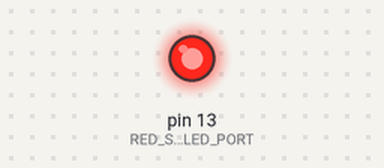
This sketch was run on a simulated Arduino Leonardo, built for the host (arithmetic inside an expression is 32-bit, double 64-bit). Parts: output pins drawn as LEDs (lit = HIGH). Dashed ring = blinking. What the sketch prints to the serial monitor is not drawn.

Above: at 0.6 s.
At 2.2 s:
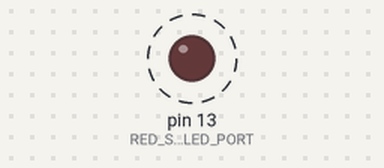
Timing chart, 0 to 3.3 s (numbered marks = the images above):
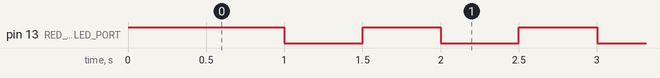

The sketch:

ir_play.ino
```cpp
int Ethernet_In_Use = 0;
int Reflector_In_Use = 1;

// ###################################### Begin Ethernet Related #############################
#include <SPI.h>
#include <Ethernet.h>
#include <EthernetUdp.h>

#define EthernetStartupDelay 500
#define ES1_RESET_PIN 11

// These local Mac and IP Address will be reassigned early in startup based on
// the device ID as set by address pins
byte mac[] = { 0xA8, 0x61, 0x0A, 0x67, 0x83, 0x6D };
String sMac = "A8:61:0A:67:83:6D";
IPAddress ip(172, 16, 1, 109);
String strMyIP = "172.16.1.109";

// Reflector
IPAddress reflectorIP(172, 16, 1, 10);
String strReflectorIP = "X.X.X.X";

// Arduino Due for Keystroke translation and Pixel Led driving
IPAddress targetIP(172, 16, 1, 110);
String strTargetIP = "X.X.X.X";

// Computer Running MSFS
IPAddress MSFSIP(172, 16, 1, 10);
String strMSFSIP = "X.X.X.X";

const unsigned int localport = 7788;
const unsigned int localdebugport = 7795;
const unsigned int keyboardport = 7788;
const unsigned int ledport = 7789;
const unsigned int remoteport = 7790;
const unsigned int reflectorport = 27000;
const unsigned int MSFSport = 7791;

const unsigned long delayBeforeSendingPacket = 2000;
unsigned long ethernetStartTime = 0;

int packetSize;
int debugLen;
EthernetUDP udp;

char packetBuffer[1000];     //buffer to store the incoming data
char outpacketBuffer[1000];  //buffer to store the outgoing data
String DebugString = "";
String BoardName = "Leonardo Test ";


void SendDebug(String MessageToSend) {
  if ((Reflector_In_Use == 1) && (Ethernet_In_Use == 1)) {
    udp.beginPacket(reflectorIP, reflectorport);
    udp.print(MessageToSend);
    udp.endPacket();
  }
  Serial.print(MessageToSend);
}


// ###################################### End Ethernet Related #############################


// LED blinking
unsigned long previousMillis = 0;
const long ledInterval = 500;
bool ledState = LOW;


#define RED_STATUS_LED_PORT 13
#define FLASH_TIME 300

#include <IRremote.h>

int RECV_PIN = 3;
//IRrecv irrecv(RECV_PIN);
//decode_results results;

void setup() {


  pinMode(RED_STATUS_LED_PORT, OUTPUT);

  digitalWrite(RED_STATUS_LED_PORT, true);
  delay(FLASH_TIME);

  Serial.begin(9600);

  if (Ethernet_In_Use == 1) {

    // Using manual reset instead of tying to Arduino Reset
    pinMode(ES1_RESET_PIN, OUTPUT);
    digitalWrite(ES1_RESET_PIN, LOW);
    delay(2);
    digitalWrite(ES1_RESET_PIN, HIGH);

    Ethernet.begin(mac, ip);
    udp.begin(localport);

    ethernetStartTime = millis() + delayBeforeSendingPacket;
    while (millis() <= ethernetStartTime) {
      delay(FLASH_TIME);
      digitalWrite(RED_STATUS_LED_PORT, false);
      delay(FLASH_TIME);
      digitalWrite(RED_STATUS_LED_PORT, true);
    }


    SendDebug(BoardName + " Ethernet Started " + strMyIP + " " + sMac);
  }


  SendDebug(BoardName + " Start Joystick Pins Allocation");

  // irrecv.enableIRIn();

  SendDebug(BoardName + " Startup Complete ");
}

void loop() {
  unsigned long currentMillis = millis();

  // === LED Flashing Status ===
  if (currentMillis - previousMillis >= ledInterval) {
    previousMillis = currentMillis;
    ledState = !ledState;
    digitalWrite(RED_STATUS_LED_PORT, ledState);
  }


  // if (irrecv.decode(&results)) {
  //   Serial.print("IR RECV Code = 0x ");
  //   Serial.println(results.value, HEX);
  //   irrecv.resume();
  // }
}
```

Measured:
- by itself, pin 13 (RED_STATUS_LED_PORT): alternates HIGH for 0.50 s and LOW for 0.50 s
